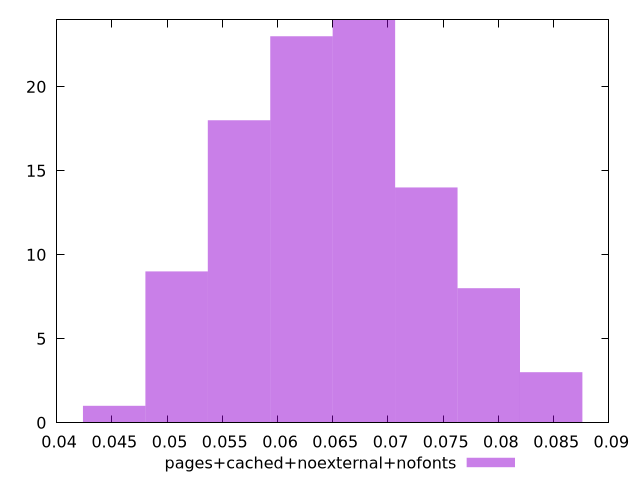

Generate this figure with gnuplot:
$_pagesCachedNoexternalNofonts <<EOF
0.07347206488969897 14
0.056516972992076135 18
0.06782036759049136 24
0.06216867029128375 23
0.07912376218890659 8
0.05086527569286852 9
0.0847754594881142 3
0.04521357839366091 1
EOF
set key outside below
set terminal pngcairo
set output "report_00005_2020-11-02T22-26-11.212Z/network-rtt/pages+cached+noexternal+nofonts//raw_hist.png"
set yrange [0:24]
set boxwidth 0.005651697299207613
set style fill transparent solid 0.5 noborder
plot $_pagesCachedNoexternalNofonts title "pages+cached+noexternal+nofonts" with boxes ,
